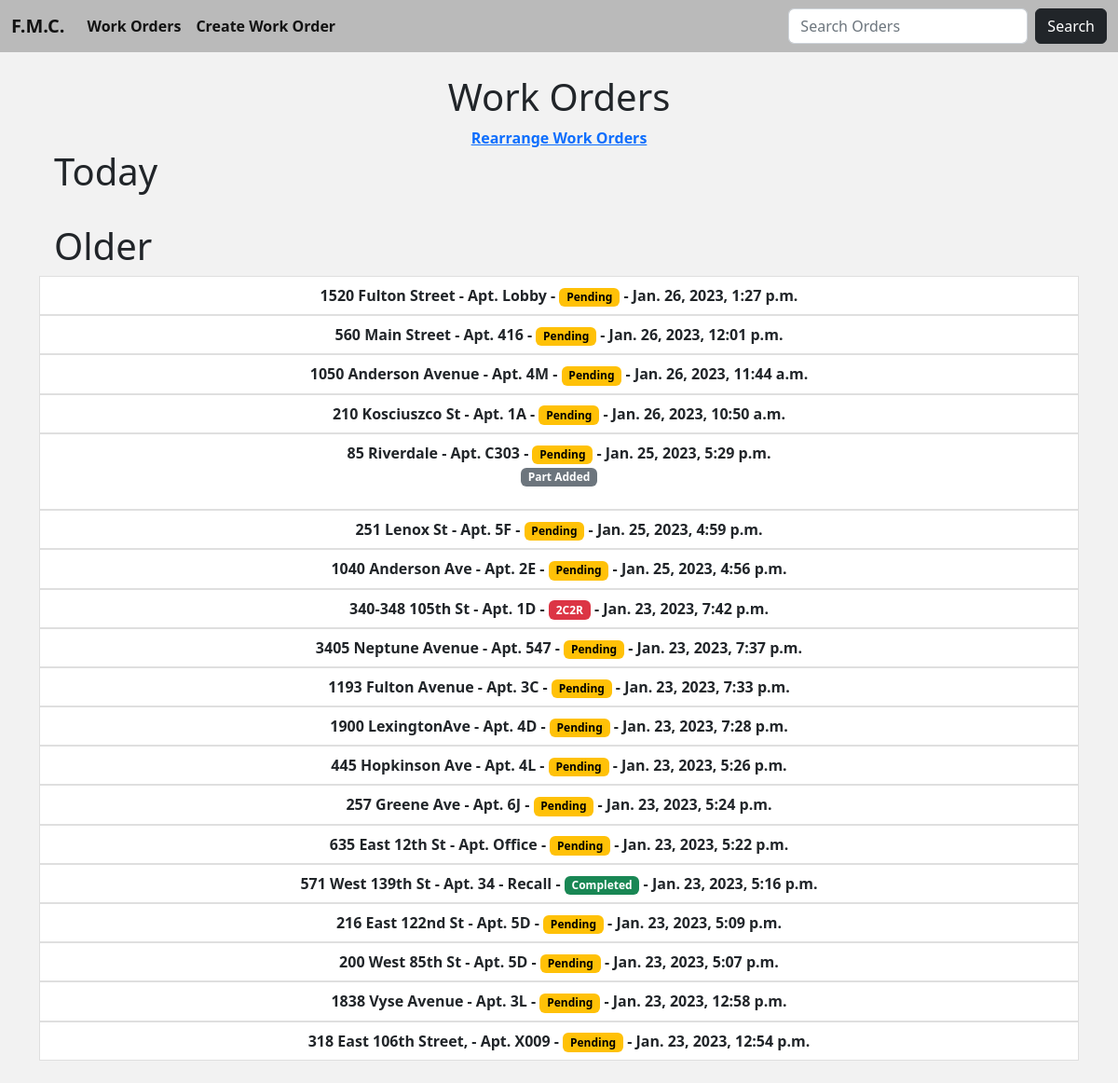
Before: / with the older database file.
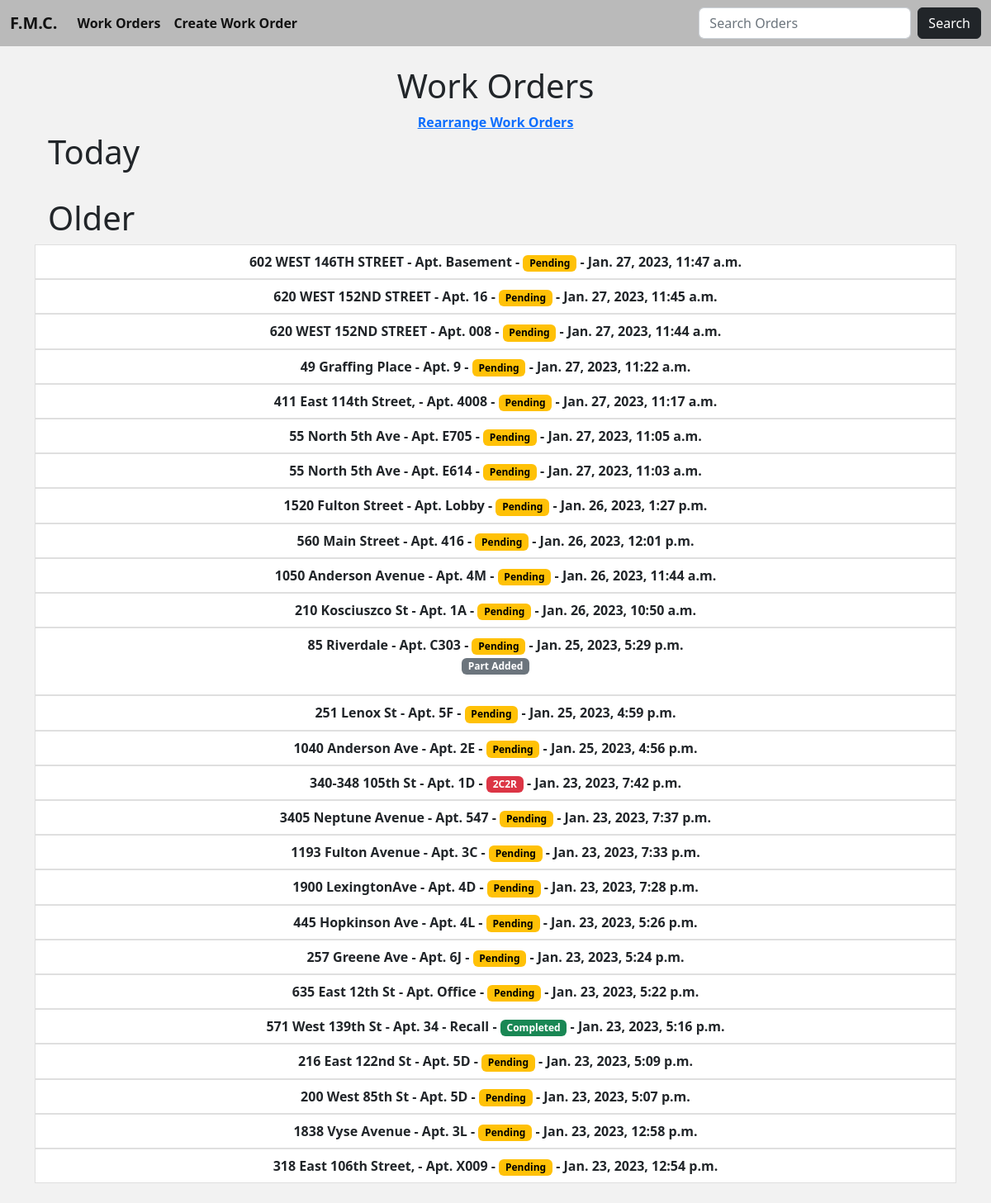
After: the same page with the newer database file.
### fmc/models.py (models this page shows, shortened)
class Work(models.Model):
    company = models.CharField('Management Company', max_length=64, blank=True)
    address = models.CharField(max_length=64)
    apartment = models.CharField(max_length=64)
    city = models.CharField(max_length=64, null=True)
    zip_code = models.IntegerField('Zip Code', null=True, blank=True)
    state = models.CharField(max_length=12, choices=STATE_CHOICES, default='NEW YORK')
    appliance = models.CharField(max_length=64)
    phone = models.CharField('Phone Number', max_length=64, null=True, blank=True)
    comments = models.CharField('Description', max_length=64, null=True, blank=True)
    private = models.CharField(max_length=12, choices=PRIVATE_CHOICES, default='')
    status = models.CharField(max_length=12, choices=STATUS_CHOICES, default='Pending')
    date_added = models.DateTimeField(auto_now_add=True, null=True)
    logo = models.ImageField(null=True, blank=True)
    requested = models.DateField(null=True, blank=True)

### fmc/views.py (the view)
# urls.py: path('', WorkOrders.as_view(), name='work-orders'),
class WorkOrders(ListView):
    model = Work
    template_name = 'work_orders.html'
    ordering = ['-date_added']

### fmc/templates/work_orders.html (shortened to what this page needs)
{% extends 'index.html' %}
{% block body %}
    <div class="container">
        <center>
            <h1>Work Orders</h1>
            <a href="{% url 'work-orders-rearrange' %}"><strong>Rearrange Work Orders</strong></a>
        </center>
    </div>
    <h1 class="ps-3">Today</h1>
    <h1 class="ps-3">Older</h1>
<div class="list-group">
    {% for work_orders in object_list %}
        {% if work_orders.date_added.day != work_orders.date_added.now.day %}
            <center>
                <a href="{% url 'work-order-details' work_orders.pk %}" class="list-group-item list-group-item-action"><strong>{{ work_orders.address }} - Apt. {{ work_orders.apartment }} -
                    {% if work_orders.status == 'Pending' %}
                        <span class="badge text-bg-warning">{{ work_orders.status }}</span></strong>
                    {% elif work_orders.status == '2C2R' %}
                        <span class="badge text-bg-danger">{{ work_orders.status }}</span></strong>
                    {% else %}
                        <span class="badge text-bg-success">{{ work_orders.status }}</span></strong>
                    {% endif %}
                    <strong>- {{ work_orders.date_added }} </strong>
                    {% if work_orders.address_appliances.all %}
                       <p class="text-primary"><span class="badge bg-secondary">Part Added</span></p>
                    {% endif %}
                </a>
            </center>
        {% endif %}
    {% endfor %}
</div>
{% endblock %}

### fmc/templates/index.html (shortened to what this page needs)
{% load static %}
<!doctype html>
<html lang="en">
  <head>
    <link href="https://cdn.jsdelivr.net/npm/bootstrap@5.2.3/dist/css/bootstrap.min.css" rel="stylesheet">
    <link rel="stylesheet" href="//code.jquery.com/ui/1.13.2/themes/base/jquery-ui.css">
  </head>
  <body>
    <nav class="navbar navbar-expand-lg" style="background-color: #BABABA;">
      <div class="container-fluid">
        <a class="navbar-brand fs-5 text" href="{% url 'work-orders' %}"><strong>F.M.C.</strong></a>
        <div class="collapse navbar-collapse" id="navbarSupportedContent">
          <ul class="navbar-nav me-auto mb-2 mb-lg-0">
            <li class="nav-item">
              <a class="nav-link active fs-6 text" aria-current="page" href="{% url 'work-orders' %}"><strong>Work Orders</strong></a>
            </li>
            <li class="nav-item">
              <a class="nav-link active fs-6 text" aria-current="page" href="{% url 'create-work-order' %}"><strong>Create Work Order</strong></a>
            </li>
          </ul>
          <form class="d-flex" id="searchform" role="search" method=POST action="{% url 'search-orders' %}">
            <input class="form-control me-2" id="tags" type="search" placeholder="Search Orders" aria-label="Search" name="searched">
            <button class="btn btn-dark" type="submit">Search</button>
          </form>
        </div>
      </div>
    </nav>
    <div class="container">
      {% block body %}{% endblock %}
    </div>
  </body>
</html>

### fmc/templates/index.html (style rules this page uses)
body { background-color: #F2F2F2; }

Changed rows visible on the page:
added Work: address "602 WEST 146TH STREET", apartment "Basement", status "Pending", date_added "Jan. 27, 2023, 11:47 a.m."
added Work: address "620 WEST 152ND STREET", apartment "16", status "Pending", date_added "Jan. 27, 2023, 11:45 a.m."
added Work: address "620 WEST 152ND STREET", apartment "008", status "Pending", date_added "Jan. 27, 2023, 11:44 a.m."
added Work: address "49 Graffing Place", apartment "9", status "Pending", date_added "Jan. 27, 2023, 11:22 a.m."
added Work: address "411 East 114th Street,", apartment "4008", status "Pending", date_added "Jan. 27, 2023, 11:17 a.m."
added Work: address "55 North 5th Ave", apartment "E705", status "Pending", date_added "Jan. 27, 2023, 11:05 a.m."
added Work: address "55 North 5th Ave", apartment "E614", status "Pending", date_added "Jan. 27, 2023, 11:03 a.m."
